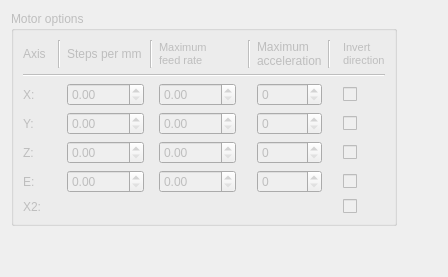
         <widget class="QWidget" name="widget">
          <attribute name="title">
           <string>Motors</string>
          </attribute>
          <layout class="QGridLayout" name="gridLayout_10">
           <item row="1" column="0">
            <spacer name="verticalSpacer_4">
             <property name="orientation">
              <enum>Qt::Vertical</enum>
             </property>
             <property name="sizeHint" stdset="0">
              <size>
               <width>20</width>
               <height>40</height>
              </size>
             </property>
            </spacer>
           </item>
           <item row="0" column="1">
            <spacer name="horizontalSpacer_9">
             <property name="orientation">
              <enum>Qt::Horizontal</enum>
             </property>
             <property name="sizeHint" stdset="0">
              <size>
               <width>40</width>
               <height>20</height>
              </size>
             </property>
            </spacer>
           </item>
           <item row="0" column="0">
            <widget class="QGroupBox" name="motorGroup">
             <property name="enabled">
              <bool>false</bool>
             </property>
             <property name="sizePolicy">
              <sizepolicy hsizetype="Preferred" vsizetype="Expanding">
               <horstretch>0</horstretch>
               <verstretch>0</verstretch>
              </sizepolicy>
             </property>
             <property name="title">
              <string>Motor options</string>
             </property>
             <layout class="QGridLayout" name="gridLayout_3">
              <item row="2" column="6">
               <widget class="QDoubleSpinBox" name="maxFeedrate1">
                <property name="maximum">
                 <double>99999.990000000005239</double>
                </property>
               </widget>
              </item>
              <item row="0" column="6">
               <widget class="QLabel" name="label_8">
                <property name="sizePolicy">
                 <sizepolicy hsizetype="Preferred" vsizetype="Minimum">
                  <horstretch>0</horstretch>
                  <verstretch>0</verstretch>
                 </sizepolicy>
                </property>
                <property name="text">
                 <string>&lt;!DOCTYPE HTML PUBLIC &quot;-//W3C//DTD HTML 4.0//EN&quot; &quot;http://www.w3.org/TR/REC-html40/strict.dtd&quot;&gt;
&lt;html&gt;&lt;head&gt;&lt;meta name=&quot;qrichtext&quot; content=&quot;1&quot; /&gt;&lt;style type=&quot;text/css&quot;&gt;
p, li { white-space: pre-wrap; }
&lt;/style&gt;&lt;/head&gt;&lt;body style=&quot; font-family:'MS Shell Dlg 2'; font-size:8.25pt; font-weight:400; font-style:normal;&quot;&gt;
&lt;p style=&quot; margin-top:0px; margin-bottom:0px; margin-left:0px; margin-right:0px; -qt-block-indent:0; text-indent:0px;&quot;&gt;&lt;span style=&quot; font-size:8pt;&quot;&gt;Maximum&lt;/span&gt;&lt;/p&gt;
&lt;p style=&quot; margin-top:0px; margin-bottom:0px; margin-left:0px; margin-right:0px; -qt-block-indent:0; text-indent:0px;&quot;&gt;&lt;span style=&quot; font-size:8pt;&quot;&gt;feed rate&lt;/span&gt;&lt;/p&gt;&lt;/body&gt;&lt;/html&gt;</string>
                </property>
               </widget>
              </item>
              <item row="4" column="6">
               <widget class="QDoubleSpinBox" name="maxFeedrate3">
                <property name="maximum">
                 <double>99999.990000000005239</double>
                </property>
               </widget>
              </item>
              <item row="0" column="4">
               <widget class="QLabel" name="label_7">
                <property name="sizePolicy">
                 <sizepolicy hsizetype="Preferred" vsizetype="Minimum">
                  <horstretch>0</horstretch>
                  <verstretch>0</verstretch>
                 </sizepolicy>
                </property>
                <property name="text">
                 <string>Steps per mm</string>
                </property>
               </widget>
              </item>
              <item row="3" column="6">
               <widget class="QDoubleSpinBox" name="maxFeedrate2">
                <property name="maximum">
                 <double>99999.990000000005239</double>
                </property>
               </widget>
              </item>
              <item row="0" column="1">
               <widget class="QLabel" name="label_4">
                <property name="sizePolicy">
                 <sizepolicy hsizetype="Preferred" vsizetype="Minimum">
                  <horstretch>0</horstretch>
                  <verstretch>0</verstretch>
                 </sizepolicy>
                </property>
                <property name="text">
                 <string>Axis</string>
                </property>
               </widget>
              </item>
              <item row="0" column="3">
               <widget class="Line" name="line_2">
                <property name="orientation">
                 <enum>Qt::Vertical</enum>
                </property>
               </widget>
              </item>
              <item row="0" column="5">
               <widget class="Line" name="line_3">
                <property name="orientation">
                 <enum>Qt::Vertical</enum>
                </property>
               </widget>
              </item>
              <item row="0" column="10">
               <widget class="Line" name="line_4">
                <property name="orientation">
                 <enum>Qt::Vertical</enum>
                </property>
               </widget>
              </item>
              <item row="0" column="12">
               <widget class="QLabel" name="label_11">
                <property name="sizePolicy">
                 <sizepolicy hsizetype="Preferred" vsizetype="Minimum">
                  <horstretch>0</horstretch>
                  <verstretch>0</verstretch>
                 </sizepolicy>
                </property>
                <property name="text">
                 <string>&lt;!DOCTYPE HTML PUBLIC &quot;-//W3C//DTD HTML 4.0//EN&quot; &quot;http://www.w3.org/TR/REC-html40/strict.dtd&quot;&gt;
&lt;html&gt;&lt;head&gt;&lt;meta name=&quot;qrichtext&quot; content=&quot;1&quot; /&gt;&lt;style type=&quot;text/css&quot;&gt;
p, li { white-space: pre-wrap; }
&lt;/style&gt;&lt;/head&gt;&lt;body style=&quot; font-family:'MS Shell Dlg 2'; font-size:8.25pt; font-weight:400; font-style:normal;&quot;&gt;
&lt;p style=&quot; margin-top:0px; margin-bottom:0px; margin-left:0px; margin-right:0px; -qt-block-indent:0; text-indent:0px;&quot;&gt;&lt;span style=&quot; font-size:8pt;&quot;&gt;Invert &lt;/span&gt;&lt;/p&gt;
&lt;p style=&quot; margin-top:0px; margin-bottom:0px; margin-left:0px; margin-right:0px; -qt-block-indent:0; text-indent:0px;&quot;&gt;&lt;span style=&quot; font-size:8pt;&quot;&gt;direction&lt;/span&gt;&lt;/p&gt;&lt;/body&gt;&lt;/html&gt;</string>
                </property>
               </widget>
              </item>
              <item row="1" column="1" colspan="12">
               <widget class="Line" name="line">
                <property name="orientation">
                 <enum>Qt::Horizontal</enum>
                </property>
               </widget>
              </item>
              <item row="2" column="1">
               <widget class="QLabel" name="label_3">
                <property name="text">
                 <string>X:</string>
                </property>
               </widget>
              </item>
              <item row="2" column="4">
               <widget class="QDoubleSpinBox" name="stepsPerMm1">
                <property name="maximum">
                 <double>9999.000000000000000</double>
                </property>
               </widget>
              </item>
              <item row="2" column="12">
               <widget class="QCheckBox" name="invertDir1">
                <property name="text">
                 <string/>
                </property>
               </widget>
              </item>
              <item row="3" column="1">
               <widget class="QLabel" name="label_12">
                <property name="text">
                 <string>Y:</string>
                </property>
               </widget>
              </item>
              <item row="4" column="1">
               <widget class="QLabel" name="label_13">
                <property name="text">
                 <string>Z:</string>
                </property>
               </widget>
              </item>
              <item row="5" column="1">
               <widget class="QLabel" name="label_14">
                <property name="text">
                 <string>E:</string>
                </property>
               </widget>
              </item>
              <item row="3" column="4">
               <widget class="QDoubleSpinBox" name="stepsPerMm2">
                <property name="maximum">
                 <double>99999.990000000005239</double>
                </property>
               </widget>
              </item>
              <item row="4" column="4">
               <widget class="QDoubleSpinBox" name="stepsPerMm3">
                <property name="maximum">
                 <double>99999.990000000005239</double>
                </property>
               </widget>
              </item>
              <item row="5" column="4">
               <widget class="QDoubleSpinBox" name="stepsPerMm4">
                <property name="maximum">
                 <double>99999.990000000005239</double>
                </property>
               </widget>
              </item>
              <item row="3" column="12">
               <widget class="QCheckBox" name="invertDir2">
                <property name="text">
                 <string/>
                </property>
               </widget>
              </item>
              <item row="4" column="12">
               <widget class="QCheckBox" name="invertDir3">
                <property name="text">
                 <string/>
                </property>
               </widget>
              </item>
              <item row="5" column="12">
               <widget class="QCheckBox" name="invertDir4">
                <property name="text">
                 <string/>
                </property>
               </widget>
              </item>
              <item row="0" column="8">
               <widget class="Line" name="line_19">
                <property name="orientation">
                 <enum>Qt::Vertical</enum>
                </property>
               </widget>
              </item>
              <item row="5" column="6">
               <widget class="QDoubleSpinBox" name="maxFeedrate4">
                <property name="maximum">
                 <double>99999.990000000005239</double>
                </property>
               </widget>
              </item>
              <item row="0" column="9">
               <widget class="QLabel" name="label_5">
                <property name="text">
                 <string>&lt;html&gt;&lt;head/&gt;&lt;body&gt;Maximum &lt;br/&gt; acceleration&lt;/body&gt;&lt;/html&gt;</string>
                </property>
               </widget>
              </item>
              <item row="2" column="9">
               <widget class="QSpinBox" name="maxAccel1">
                <property name="maximum">
                 <number>9999</number>
                </property>
               </widget>
              </item>
              <item row="5" column="9">
               <widget class="QSpinBox" name="maxAccel4">
                <property name="maximum">
                 <number>99999</number>
                </property>
               </widget>
              </item>
              <item row="4" column="9">
               <widget class="QSpinBox" name="maxAccel3">
                <property name="maximum">
                 <number>99999</number>
                </property>
               </widget>
              </item>
              <item row="3" column="9">
               <widget class="QSpinBox" name="maxAccel2">
                <property name="maximum">
                 <number>99999</number>
                </property>
               </widget>
              </item>
              <item row="6" column="1">
               <widget class="QLabel" name="label_6">
                <property name="text">
                 <string>X2:</string>
                </property>
               </widget>
              </item>
              <item row="6" column="12">
               <widget class="QCheckBox" name="invertDir5">
                <property name="text">
                 <string/>
                </property>
               </widget>
              </item>
             </layout>
            </widget>
           </item>
          </layout>
         </widget>
